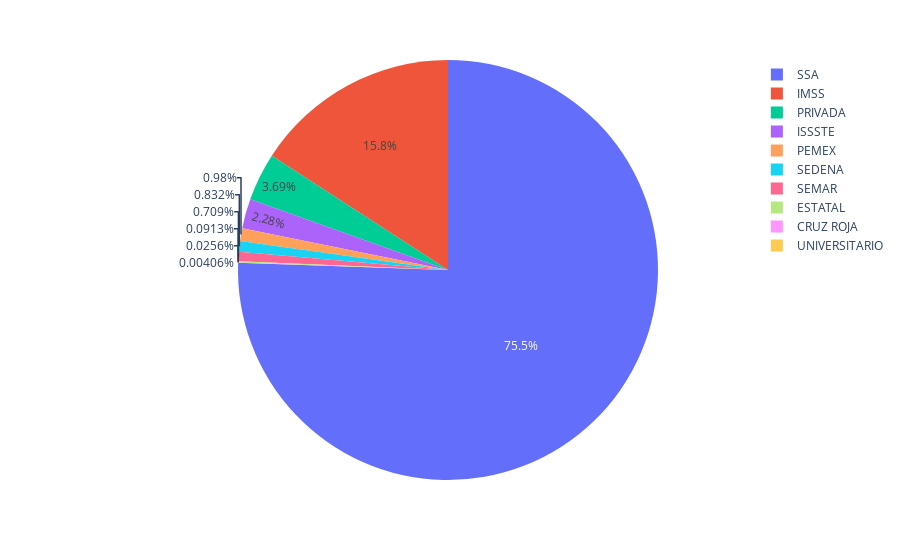

Notebook cell for this chart:
### Code cell
fig= px.pie(values = sinave['sector'].value_counts().head(10), names= (sinave['sector'].value_counts().head(10)).index)
fig.show()

### Figure 1 — Plotly figure (JSON) as saved in the notebook; plotly's stock layout.template omitted (floating-point values rounded to 4 significant figures)
{"data": [{"domain": {"x": [0, 1], "y": [0, 1]}, "hovertemplate": "label=%{label}<br>value=%{value}<extra></extra>", "labels": ["SSA", "IMSS", "PRIVADA", "ISSSTE", "PEMEX", "SEDENA", "SEMAR", "ESTATAL", "CRUZ ROJA", "UNIVERSITARIO"], "legendgroup": "", "name": "", "showlegend": true, "type": "pie", "values": [316125, 66294, 15459, 9523, 4102, 3481, 2968, 382, 107, 17]}], "layout": {"legend": {"tracegroupgap": 0}, "margin": {"t": 60}}}
